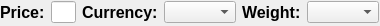
<?xml version="1.0" encoding="UTF-8"?>
<ui version="4.0">
 <class>price_currency_weight_row</class>
 <widget class="QWidget" name="price_currency_weight_row">
  <property name="geometry">
   <rect>
    <x>0</x>
    <y>0</y>
    <width>380</width>
    <height>26</height>
   </rect>
  </property>
  <property name="windowTitle">
   <string>Form</string>
  </property>
  <widget class="QWidget" name="">
   <property name="geometry">
    <rect>
     <x>0</x>
     <y>0</y>
     <width>379</width>
     <height>25</height>
    </rect>
   </property>
   <layout class="QHBoxLayout" name="horizontalLayout">
    <item>
     <widget class="QLabel" name="label">
      <property name="font">
       <font>
        <pointsize>12</pointsize>
        <bold>true</bold>
       </font>
      </property>
      <property name="text">
       <string>Price:</string>
      </property>
     </widget>
    </item>
    <item>
     <widget class="QLineEdit" name="lineEdit"/>
    </item>
    <item>
     <widget class="QLabel" name="label_2">
      <property name="font">
       <font>
        <pointsize>12</pointsize>
        <bold>true</bold>
       </font>
      </property>
      <property name="text">
       <string>Currency:</string>
      </property>
     </widget>
    </item>
    <item>
     <widget class="QComboBox" name="comboBox"/>
    </item>
    <item>
     <widget class="QLabel" name="label_3">
      <property name="font">
       <font>
        <pointsize>12</pointsize>
        <bold>true</bold>
       </font>
      </property>
      <property name="text">
       <string>Weight:</string>
      </property>
     </widget>
    </item>
    <item>
     <widget class="QComboBox" name="comboBox_2"/>
    </item>
   </layout>
  </widget>
 </widget>
 <resources/>
 <connections/>
</ui>
